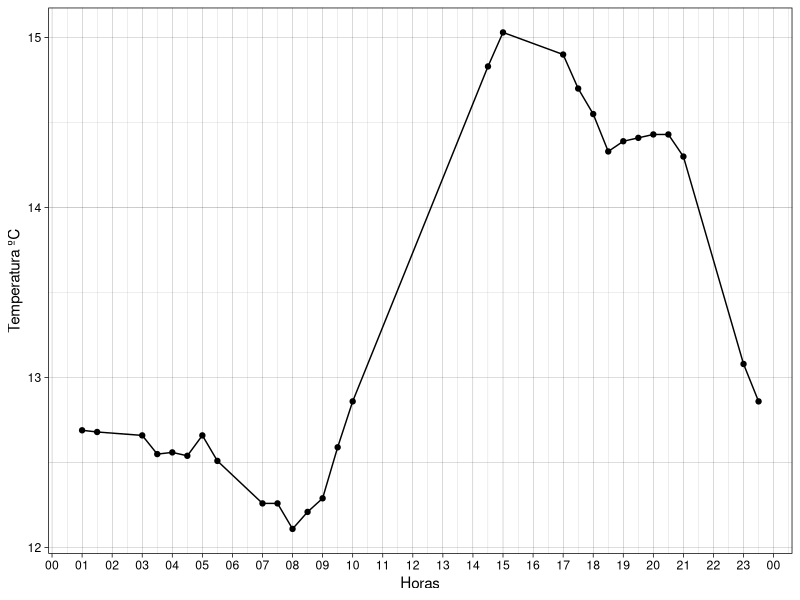

Here is the R script that generated this plot:
# Cargamos librerias, datos y la funcion ----

library(tidyr)
library(dplyr)
library(ggplot2)

x <- read.csv("datos_prueba/temp_soil.csv", header = T, sep = ";", dec = ",",
              colClasses = c("character", "numeric", "numeric", "numeric"))

x <- gather(x, key = "depth_level", value = "temp", 2:4)

long.curve <- function(col.variable, 
                       col.time,
                       convert.toDate = FALSE,
                       format.date,
                       time.measure,
                       units.time,
                       include.all = FALSE, 
                       cal.GVI = FALSE){
  # Primer paso ----
  ## Si hace falta, transformar la fecha en el formato deseado
  if(convert.toDate == T){
    col.time <- lubridate::as_datetime(col.time, 
                                       format = format.date)
  }
  
  # Segundo paso ----
  ## Ordenar los datos de más antiguo a más reciente
  if(is.unsorted(col.time)){ # Importante comprobar antes si estan o no ordenados
    indices <- order(col.time) # Ordenamos la variable tiempo y almacenamos los índices en un nuevo vector
    col.time <- col.time[indices] # Actualizamos la variable tiempo
    
    col.variable <- col.variable[indices] # Ordenamos también la variable de interés, para que mantener el dataset inicial
    rm(indices)  
  }
  
  # Tercer paso ----
  ## Determinar si incluimos todos los segmentos en el cálculo o no
  if(include.all == T){
    values <- c()
    indexs <- seq(1, length(col.variable) - 1, 1)
    
    for(i in indexs){
      
      dif.variable <- col.variable[i + 1] - col.variable[i]
      dif.time <- as.numeric(difftime(col.time[i + 1], col.time[i], units = units.time))
      values[i] <- sqrt(dif.time^2 + dif.variable^2)
    }
    longitudCurva <- sum(values, na.rm = T)
    rm(values, dif.variable, dif.time, i)
    
    if(cal.GVI == T){
      dif.variable <- col.variable[length(col.variable)] - col.variable[1]
      dif.time <- as.numeric(difftime(col.time[length(col.time)], col.time[1], units = units.time))
      value <- sqrt(dif.time^2 + dif.variable^2)
      
      print(longitudCurva/value)
    } else {
      print(longitudCurva)
    }
    
  } else {
    values <- c()
    indexs <- seq(1, length(col.variable) - 1, 1)
    
    for(i in indexs){
      dif.time <- as.numeric(difftime(col.time[i + 1], col.time[i], units = units.time))
      
      if(time.measure == dif.time){
        dif.variable <- col.variable[i + 1] - col.variable[i]
        values[i] <- sqrt(dif.time^2 + dif.variable^2)
      } else {
        next
      }
    }
    longitudCurva <- sum(values, na.rm = T)
    rm(values, dif.variable, dif.time, i)
    
    if(cal.GVI == T){
      dif.variable <- col.variable[length(col.variable)] - col.variable[1]
      dif.time <- as.numeric(difftime(col.time[length(col.time)], col.time[1], units = units.time))
      value <- sqrt(dif.time^2 + dif.variable^2)
      
      print(longitudCurva/value)
    } else {
      print(longitudCurva)
    }
  }
}

# Ejemplo ----

x%>%
  group_by(depth_level)%>%
  summarise(lcd = long.curve(col.variable = temp,
                             col.time = Fecha,
                             convert.toDate = F,
                             format.date = "%Y-%m-%d %H:%M:%S",
                             time.measure = 30,
                             units.time = "mins",
                             include.all = F,
                             cal.GVI = F)
            ) -> temp

x%>%
  filter(depth_level == "Prof.1")%>%
  ggplot(aes(x = lubridate::as_datetime(Fecha, format = "%Y-%m-%d %H:%M:%S"), y = temp))+
  geom_point()+
  geom_line(group = 1)+
  geom_label(aes(label = "LdC = 1350.22"), 
             x = 5, y = 10, inherit.aes = F)+
  geom_label(label = "LdC = 660", x = 2, y = 10)+
  labs(x = "Horas", y = "Temperatura ºC")+
  scale_x_datetime(date_breaks = "hour", 
                   date_labels = "%H") +
  theme_linedraw()

